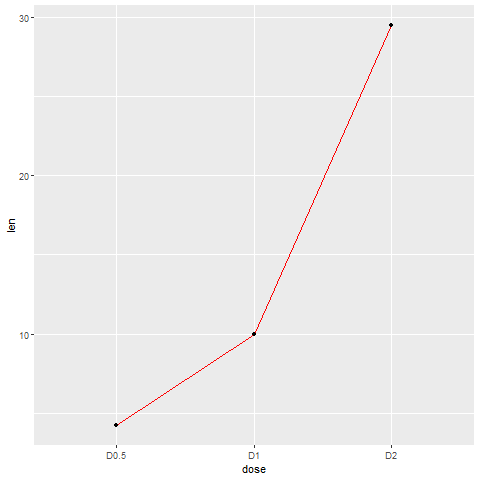

Reproduce this figure in R.
library(ggplot2)  
data_frame<- data.frame(dose=c("D0.5", "D1", "D2"),  
                        len=c(4.2, 10, 29.5))  
head(data_frame)  
png(file = "ggplot1.jpg")  
ggplot(data=data_frame, aes(x=dose, y=len, group=1)) +geom_line()+geom_point()  
ggplot(data=data_frame, aes(x=dose, y=len, group=1)) +geom_line(linetype = "dashed")+geom_point()  
ggplot(data=data_frame, aes(x=dose, y=len, group=1)) +geom_line(color="red")+geom_point()  
dev.off()  
